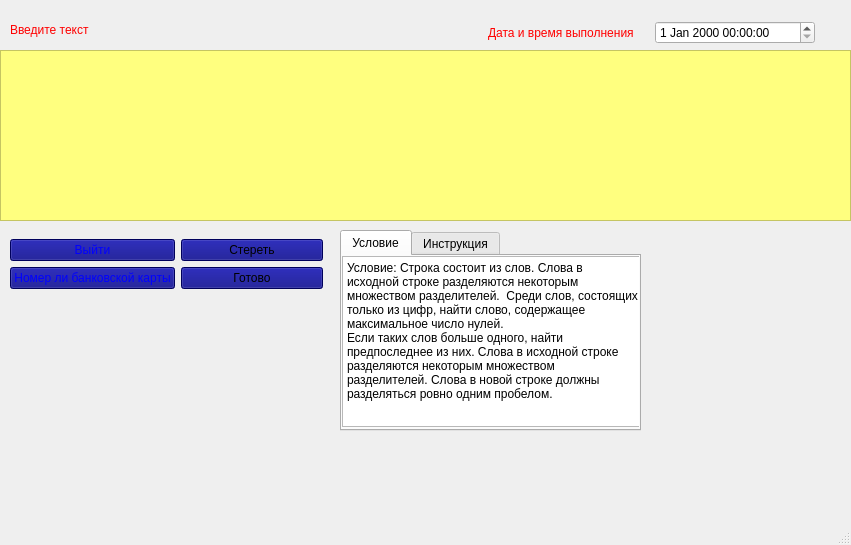
<?xml version="1.0" encoding="UTF-8"?>
<ui version="4.0">
 <class>MainWindow</class>
 <widget class="QMainWindow" name="MainWindow">
  <property name="geometry">
   <rect>
    <x>0</x>
    <y>0</y>
    <width>851</width>
    <height>545</height>
   </rect>
  </property>
  <property name="mouseTracking">
   <bool>false</bool>
  </property>
  <property name="windowTitle">
   <string>MainWindow</string>
  </property>
  <property name="windowIcon">
   <iconset resource="resource.qrc">
    <normaloff>:/resources/Latin_dictionary.jpg</normaloff>:/resources/Latin_dictionary.jpg</iconset>
  </property>
  <property name="styleSheet">
   <string notr="true">background-image: url(:/resources/20200208112234_Oblaka_p1071_366.jpg);</string>
  </property>
  <property name="iconSize">
   <size>
    <width>30</width>
    <height>30</height>
   </size>
  </property>
  <property name="unifiedTitleAndToolBarOnMac">
   <bool>false</bool>
  </property>
  <widget class="QWidget" name="centralwidget">
   <widget class="QWidget" name="layoutWidget">
    <property name="geometry">
     <rect>
      <x>0</x>
      <y>50</y>
      <width>851</width>
      <height>171</height>
     </rect>
    </property>
    <layout class="QHBoxLayout" name="horizontalLayout_2">
     <item>
      <widget class="QTextEdit" name="textEdit">
       <property name="styleSheet">
        <string notr="true">background-color: rgb(255, 255, 127);</string>
       </property>
      </widget>
     </item>
    </layout>
   </widget>
   <widget class="QWidget" name="layoutWidget">
    <property name="geometry">
     <rect>
      <x>10</x>
      <y>230</y>
      <width>313</width>
      <height>69</height>
     </rect>
    </property>
    <property name="cursor">
     <cursorShape>OpenHandCursor</cursorShape>
    </property>
    <layout class="QGridLayout" name="gridLayout">
     <item row="1" column="0">
      <layout class="QGridLayout" name="gridLayout_2">
       <item row="0" column="0">
        <widget class="QPushButton" name="pushButton_3">
         <property name="cursor">
          <cursorShape>OpenHandCursor</cursorShape>
         </property>
         <property name="styleSheet">
          <string notr="true">QPushButton
{
background-color: rgb(0, 0, 127);
color: rgb(0, 0, 255);
}
QPushButton::hover
{
	
	background-color: rgb(255, 255, 0);
}</string>
         </property>
         <property name="text">
          <string>Выйти</string>
         </property>
        </widget>
       </item>
       <item row="0" column="1">
        <widget class="QPushButton" name="pushButton_2">
         <property name="cursor">
          <cursorShape>OpenHandCursor</cursorShape>
         </property>
         <property name="styleSheet">
          <string notr="true">QPushButton
{
	background-color: rgb(0, 0, 127);
}
QPushButton::hover
{
	background-color: rgb(170, 255, 255);
}</string>
         </property>
         <property name="text">
          <string>Стереть</string>
         </property>
        </widget>
       </item>
       <item row="1" column="0">
        <widget class="QPushButton" name="pushButton_4">
         <property name="cursor">
          <cursorShape>OpenHandCursor</cursorShape>
         </property>
         <property name="styleSheet">
          <string notr="true">QPushButton
{
background-color: rgb(0, 0, 127);
color: rgb(0, 0, 255);
}
QPushButton::hover
{
	
	background-color: rgb(255, 255, 0);
}</string>
         </property>
         <property name="text">
          <string>Номер ли банковской карты</string>
         </property>
        </widget>
       </item>
       <item row="1" column="1">
        <widget class="QPushButton" name="pushButton">
         <property name="cursor">
          <cursorShape>OpenHandCursor</cursorShape>
         </property>
         <property name="styleSheet">
          <string notr="true">QPushButton
{
	background-color: rgb(0, 0, 127);
}
QPushButton::hover
{
	background-color: rgb(170, 255, 255);
}</string>
         </property>
         <property name="text">
          <string>Готово</string>
         </property>
        </widget>
       </item>
      </layout>
     </item>
    </layout>
   </widget>
   <widget class="QTabWidget" name="tabWidget">
    <property name="geometry">
     <rect>
      <x>340</x>
      <y>230</y>
      <width>301</width>
      <height>201</height>
     </rect>
    </property>
    <property name="currentIndex">
     <number>0</number>
    </property>
    <widget class="QWidget" name="tab">
     <attribute name="title">
      <string>Условие</string>
     </attribute>
     <widget class="QTextEdit" name="textEdit_2">
      <property name="geometry">
       <rect>
        <x>0</x>
        <y>0</y>
        <width>301</width>
        <height>171</height>
       </rect>
      </property>
      <property name="html">
       <string>&lt;!DOCTYPE HTML PUBLIC &quot;-//W3C//DTD HTML 4.0//EN&quot; &quot;http://www.w3.org/TR/REC-html40/strict.dtd&quot;&gt;
&lt;html&gt;&lt;head&gt;&lt;meta name=&quot;qrichtext&quot; content=&quot;1&quot; /&gt;&lt;meta charset=&quot;utf-8&quot; /&gt;&lt;style type=&quot;text/css&quot;&gt;
p, li { white-space: pre-wrap; }
hr { height: 1px; border-width: 0; }
li.unchecked::marker { content: &quot;\2610&quot;; }
li.checked::marker { content: &quot;\2612&quot;; }
&lt;/style&gt;&lt;/head&gt;&lt;body style=&quot; font-family:'Segoe UI'; font-size:9pt; font-weight:400; font-style:normal;&quot;&gt;
&lt;p style=&quot; margin-top:0px; margin-bottom:0px; margin-left:0px; margin-right:0px; -qt-block-indent:0; text-indent:0px;&quot;&gt;Условие: Строка состоит из слов. Слова в исходной строке разделяются некоторым множеством разделителей.  Среди слов, состоящих только из цифр, найти слово, содержащее максимальное число нулей.&lt;/p&gt;
&lt;p style=&quot; margin-top:0px; margin-bottom:0px; margin-left:0px; margin-right:0px; -qt-block-indent:0; text-indent:0px;&quot;&gt;Если таких слов больше одного, найти предпоследнее из них. Слова в исходной строке разделяются некоторым множеством разделителей. Слова в новой строке должны разделяться ровно одним пробелом.&lt;/p&gt;&lt;/body&gt;&lt;/html&gt;</string>
      </property>
     </widget>
    </widget>
    <widget class="QWidget" name="tab_2">
     <attribute name="title">
      <string>Инструкция</string>
     </attribute>
     <widget class="QPlainTextEdit" name="plainTextEdit">
      <property name="geometry">
       <rect>
        <x>0</x>
        <y>0</y>
        <width>301</width>
        <height>171</height>
       </rect>
      </property>
      <property name="plainText">
       <string>При нажатии на кнопку &quot;Готово&quot; выводится максимальное количество нулей у слова в тексте.</string>
      </property>
     </widget>
    </widget>
   </widget>
   <widget class="QLabel" name="label">
    <property name="geometry">
     <rect>
      <x>10</x>
      <y>20</y>
      <width>94</width>
      <height>20</height>
     </rect>
    </property>
    <property name="styleSheet">
     <string notr="true">color: rgb(255, 0, 0);</string>
    </property>
    <property name="text">
     <string>Введите текст</string>
    </property>
   </widget>
   <widget class="QWidget" name="layoutWidget">
    <property name="geometry">
     <rect>
      <x>488</x>
      <y>20</y>
      <width>327</width>
      <height>26</height>
     </rect>
    </property>
    <layout class="QHBoxLayout" name="horizontalLayout">
     <item>
      <widget class="QLabel" name="label_2">
       <property name="styleSheet">
        <string notr="true">color: rgb(255, 0, 0);</string>
       </property>
       <property name="text">
        <string>Дата и время выполнения</string>
       </property>
      </widget>
     </item>
     <item>
      <widget class="QDateTimeEdit" name="DateAndTime"/>
     </item>
    </layout>
   </widget>
  </widget>
  <widget class="QMenuBar" name="menubar">
   <property name="geometry">
    <rect>
     <x>0</x>
     <y>0</y>
     <width>851</width>
     <height>26</height>
    </rect>
   </property>
  </widget>
  <widget class="QStatusBar" name="statusbar"/>
 </widget>
 <resources>
  <include location="resource.qrc"/>
 </resources>
 <connections>
  <connection>
   <sender>pushButton_3</sender>
   <signal>clicked()</signal>
   <receiver>MainWindow</receiver>
   <slot>close()</slot>
   <hints>
    <hint type="sourcelabel">
     <x>36</x>
     <y>262</y>
    </hint>
    <hint type="destinationlabel">
     <x>9</x>
     <y>230</y>
    </hint>
   </hints>
  </connection>
  <connection>
   <sender>pushButton_2</sender>
   <signal>clicked()</signal>
   <receiver>textEdit</receiver>
   <slot>clear()</slot>
   <hints>
    <hint type="sourcelabel">
     <x>134</x>
     <y>254</y>
    </hint>
    <hint type="destinationlabel">
     <x>139</x>
     <y>202</y>
    </hint>
   </hints>
  </connection>
  <connection>
   <sender>pushButton</sender>
   <signal>clicked()</signal>
   <receiver>textEdit</receiver>
   <slot>copy()</slot>
   <hints>
    <hint type="sourcelabel">
     <x>215</x>
     <y>258</y>
    </hint>
    <hint type="destinationlabel">
     <x>225</x>
     <y>222</y>
    </hint>
   </hints>
  </connection>
 </connections>
</ui>
